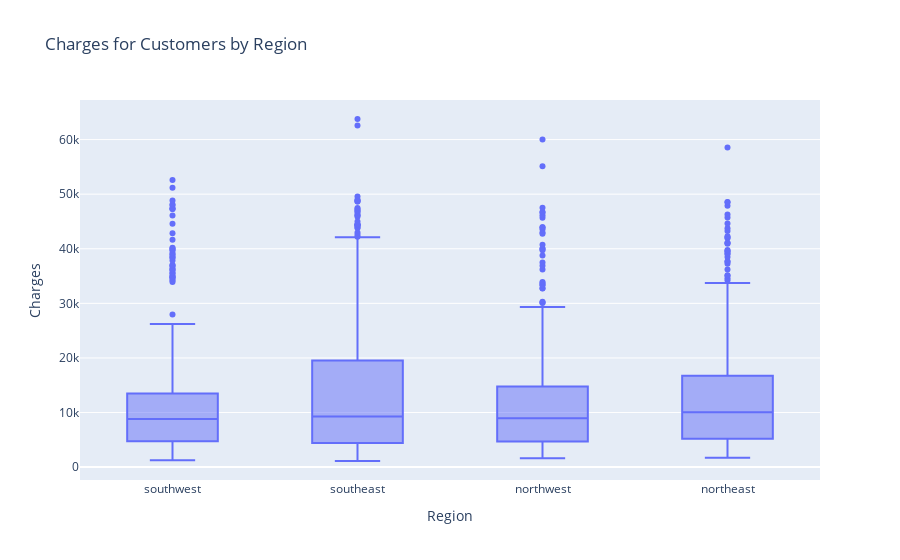

The code cell stored with this chart in its notebook:
### Markdown cell above
I can see from the above boxplot that sex doesn't seem to have a significant impact on what people pay on average. Smoking, however, *significantly* increases both the average charges and the variance of charges within each group.

### Code cell
fig2 = px.box(df, x="region", y="charges", title="Charges for Customers by Region",
              labels={'charges':'Charges', 'region':'Region'})

fig2.show()

### Figure 1 — Plotly figure (JSON) as saved in the notebook; plotly's stock layout.template omitted (floating-point values rounded to 4 significant figures; data arrays with more than 128 entries replaced by an {"elided": "..."} marker saying what was removed)
{"data": [{"alignmentgroup": "True", "hovertemplate": "Region=%{x}<br>Charges=%{y}<extra></extra>", "legendgroup": "", "marker": {"color": "#636efa"}, "name": "", "notched": false, "offsetgroup": "", "orientation": "v", "showlegend": false, "type": "box", "x": {"elided": "1338 str values"}, "x0": " ", "xaxis": "x", "y": {"elided": "1338 float values"}, "y0": " ", "yaxis": "y"}], "layout": {"boxmode": "group", "legend": {"tracegroupgap": 0}, "title": {"text": "Charges for Customers by Region"}, "xaxis": {"anchor": "y", "domain": [0, 1], "title": {"text": "Region"}}, "yaxis": {"anchor": "x", "domain": [0, 1], "title": {"text": "Charges"}}}}
